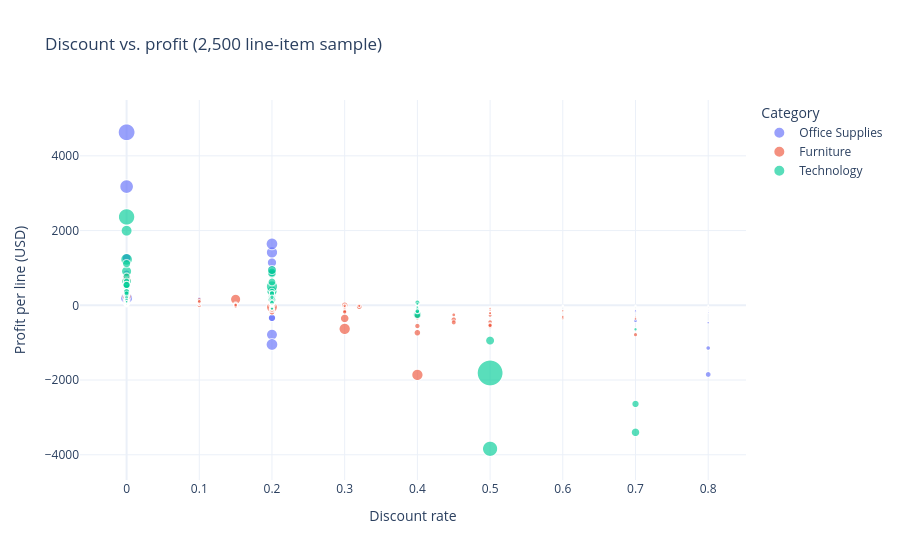

Notebook code cell kept with this figure:
### Markdown cell above
### 8. Interactive scatter/bubble chart (Plotly)
Each dot is an order line. Bubble size represents sales. We reproducibly sample 2,500 lines **for browser responsiveness**, and never use the sample for KPIs. The HTML is interactive and can be opened in a web browser.

### Code cell
display_df=df.sample(min(len(df),2500),random_state=42).copy()
fig=px.scatter(display_df,x="discount",y="profit",size="sales",color="category",
 hover_data=["state","sub_category","order_id","sales"],
 title="Discount vs. profit (2,500 line-item sample)",
 labels={"discount":"Discount rate","profit":"Profit per line (USD)","category":"Category"},
 size_max=26,opacity=.65)
fig.update_layout(template="plotly_white")
fig.write_html(FIG_DIR/"05_discount_profit_bubbles.html",include_plotlyjs=True)
fig.show()

### Figure 1 — Plotly figure (JSON) as saved in the notebook; plotly's stock layout.template omitted (floating-point values rounded to 4 significant figures; data arrays with more than 128 entries replaced by an {"elided": "..."} marker saying what was removed)
{"data": [{"customdata": {"elided": "1530x4 mixed values"}, "hovertemplate": "Category=Office Supplies<br>Discount rate=%{x}<br>Profit per line (USD)=%{y}<br>sales=%{customdata[3]}<br>state=%{customdata[0]}<br>sub_category=%{customdata[1]}<br>order_id=%{customdata[2]}<extra></extra>", "legendgroup": "Office Supplies", "marker": {"color": "#636efa", "opacity": 0.65, "size": {"elided": "1530 float values"}, "sizemode": "area", "sizeref": 33.49, "symbol": "circle"}, "mode": "markers", "name": "Office Supplies", "showlegend": true, "type": "scattergl", "x": {"elided": "1530 float values"}, "xaxis": "x", "y": {"elided": "1530 float values"}, "yaxis": "y"}, {"customdata": {"elided": "517x4 mixed values"}, "hovertemplate": "Category=Furniture<br>Discount rate=%{x}<br>Profit per line (USD)=%{y}<br>sales=%{customdata[3]}<br>state=%{customdata[0]}<br>sub_category=%{customdata[1]}<br>order_id=%{customdata[2]}<extra></extra>", "legendgroup": "Furniture", "marker": {"color": "#EF553B", "opacity": 0.65, "size": {"elided": "517 float values"}, "sizemode": "area", "sizeref": 33.49, "symbol": "circle"}, "mode": "markers", "name": "Furniture", "showlegend": true, "type": "scattergl", "x": {"elided": "517 float values"}, "xaxis": "x", "y": {"elided": "517 float values"}, "yaxis": "y"}, {"customdata": {"elided": "453x4 mixed values"}, "hovertemplate": "Category=Technology<br>Discount rate=%{x}<br>Profit per line (USD)=%{y}<br>sales=%{customdata[3]}<br>state=%{customdata[0]}<br>sub_category=%{customdata[1]}<br>order_id=%{customdata[2]}<extra></extra>", "legendgroup": "Technology", "marker": {"color": "#00cc96", "opacity": 0.65, "size": {"elided": "453 float values"}, "sizemode": "area", "sizeref": 33.49, "symbol": "circle"}, "mode": "markers", "name": "Technology", "showlegend": true, "type": "scattergl", "x": {"elided": "453 float values"}, "xaxis": "x", "y": {"elided": "453 float values"}, "yaxis": "y"}], "layout": {"legend": {"itemsizing": "constant", "title": {"text": "Category"}, "tracegroupgap": 0}, "title": {"text": "Discount vs. profit (2,500 line-item sample)"}, "xaxis": {"anchor": "y", "domain": [0.0, 1.0], "title": {"text": "Discount rate"}}, "yaxis": {"anchor": "x", "domain": [0.0, 1.0], "title": {"text": "Profit per line (USD)"}}}}
